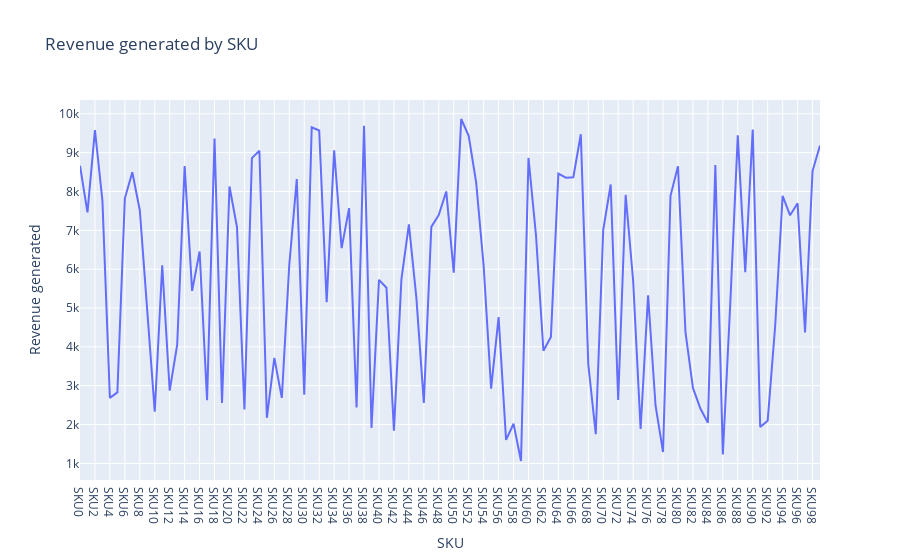

This figure's notebook cell:
### Markdown cell above
# SKU Analysis

### Code cell
# Revenue generated by each SKU
Revenue_SKU = px.line(df,x='SKU',y='Revenue generated',title = 'Revenue generated by SKU')
Revenue_SKU.show()

### Figure 1 — Plotly figure (JSON) as saved in the notebook; plotly's stock layout.template omitted (floating-point values rounded to 4 significant figures)
{"data": [{"hovertemplate": "SKU=%{x}<br>Revenue generated=%{y}<extra></extra>", "legendgroup": "", "line": {"color": "#636efa", "dash": "solid"}, "marker": {"symbol": "circle"}, "mode": "lines", "name": "", "orientation": "v", "showlegend": false, "type": "scatter", "x": ["SKU0", "SKU1", "SKU2", "SKU3", "SKU4", "SKU5", "SKU6", "SKU7", "SKU8", "SKU9", "SKU10", "SKU11", "SKU12", "SKU13", "SKU14", "SKU15", "SKU16", "SKU17", "SKU18", "SKU19", "SKU20", "SKU21", "SKU22", "SKU23", "SKU24", "SKU25", "SKU26", "SKU27", "SKU28", "SKU29", "SKU30", "SKU31", "SKU32", "SKU33", "SKU34", "SKU35", "SKU36", "SKU37", "SKU38", "SKU39", "SKU40", "SKU41", "SKU42", "SKU43", "SKU44", "SKU45", "SKU46", "SKU47", "SKU48", "SKU49", "SKU50", "SKU51", "SKU52", "SKU53", "SKU54", "SKU55", "SKU56", "SKU57", "SKU58", "SKU59", "SKU60", "SKU61", "SKU62", "SKU63", "SKU64", "SKU65", "SKU66", "SKU67", "SKU68", "SKU69", "SKU70", "SKU71", "SKU72", "SKU73", "SKU74", "SKU75", "SKU76", "SKU77", "SKU78", "SKU79", "SKU80", "SKU81", "SKU82", "SKU83", "SKU84", "SKU85", "SKU86", "SKU87", "SKU88", "SKU89", "SKU90", "SKU91", "SKU92", "SKU93", "SKU94", "SKU95", "SKU96", "SKU97", "SKU98", "SKU99"], "xaxis": "x", "y": [8662.0, 7461.0, 9578.0, 7767.0, 2687.0, 2828.0, 7823.0, 8496.0, 7517.0, 4971.0, 2331.0, 6100.0, 2874.0, 4053.0, 8654.0, 5442.0, 6454.0, 2629.0, 9365.0, 2553.0, 8128.0, 7087.0, 2391.0, 8858.0, 9049.0, 2175.0, 3716.0, 2686.0, 6117.0, 8319.0, 2766.0, 9655.0, 9572.0, 5150.0, 9062.0, 6541.0, 7573.0, 2438.0, 9692.0, 1912.0, 5725.0, 5521.0, 1840.0, 5737.0, 7152.0, 5268.0, 2557.0, 7089.0, 7397.0, 8002.0, 5911.0, 9866.0, 9436.0, 8232.0, 6088.0, 2926.0, 4767.0, 1606.0, 2021.0, 1062.0, 8864.0, 6886.0, 3900.0, 4257.0, 8459.0, 8355.0, 8368.0, 9474.0, 3550.0, 1752.0, 7015.0, 8180.0, 2633.0, 7911.0, 5710.0, 1889.0, 5328.0, 2484.0, 1292.0, 7889.0, 8652.0, 4384.0, 2943.0, 2412.0, 2048.0, 8685.0, 1230.0, 5134.0, 9445.0, 5925.0, 9593.0, 1935.0, 2100.0, 4531.0, 7888.0, 7386.0, 7698.0, 4371.0, 8526.0, 9185.0], "yaxis": "y"}], "layout": {"legend": {"tracegroupgap": 0}, "title": {"text": "Revenue generated by SKU"}, "xaxis": {"anchor": "y", "domain": [0, 1], "title": {"text": "SKU"}}, "yaxis": {"anchor": "x", "domain": [0, 1], "title": {"text": "Revenue generated"}}}}
